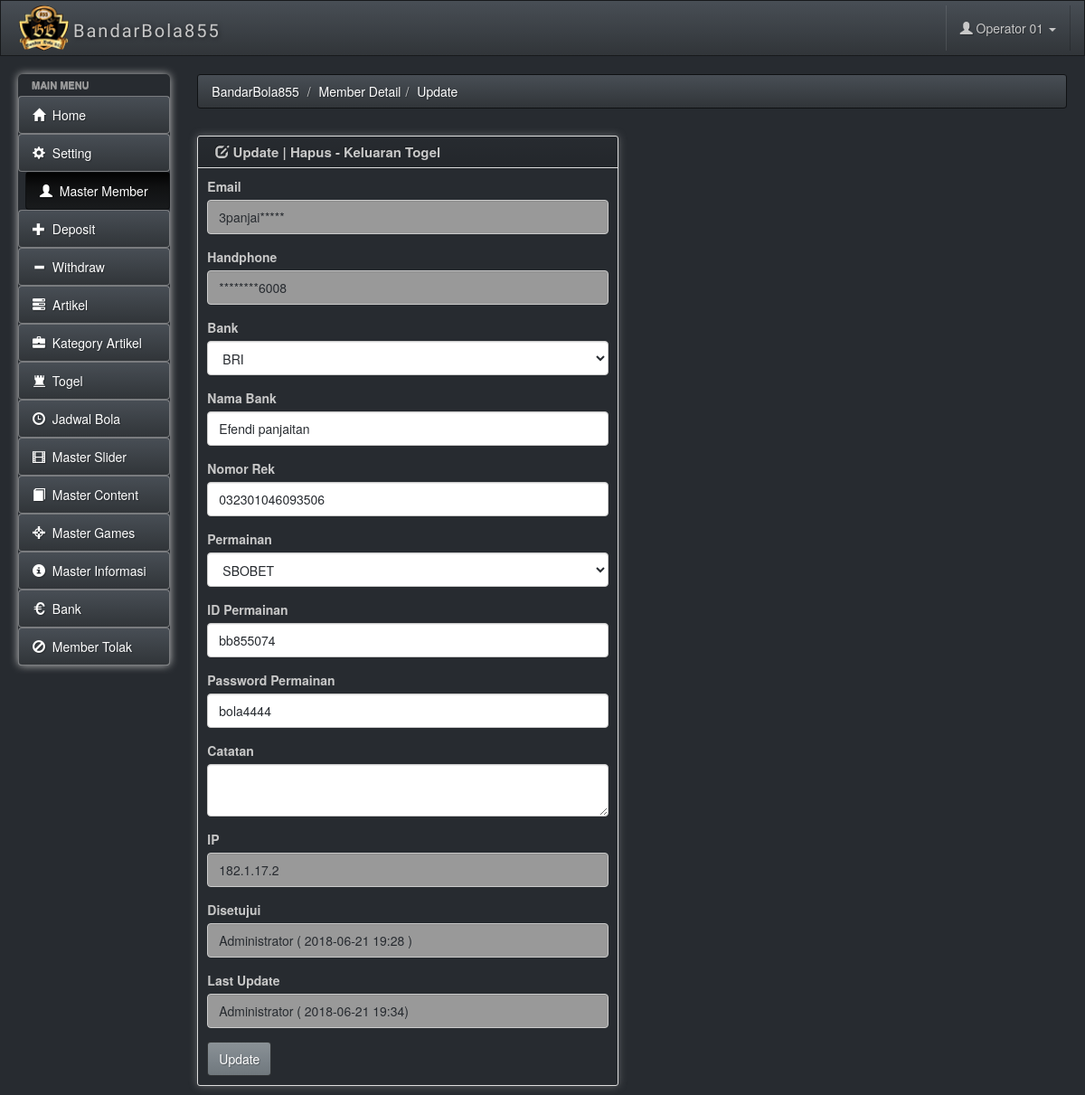
Page /admincm/msmember_update.php?id=384 (signed in) on the committed database.
### tables this page shows
CREATE TABLE `msmodul` (
  `mdl_id` varchar(60) NOT NULL,
  `mdl_name` varchar(60) NOT NULL,
  `mdl_urut` char(2) NOT NULL,
  `mdl_group` varchar(10) NOT NULL,
  `mdl_file` varchar(60) NOT NULL,
  `mdl_icon` varchar(20) NOT NULL
);

CREATE TABLE `msmember` (
  `mbr_id` int(11) NOT NULL,
  `mbr_nama` varchar(120) NOT NULL,
  `mbr_email` varchar(120) NOT NULL,
  `mbr_hp` varchar(60) NOT NULL,
  `mbr_games` int(11) NOT NULL,
  `mbr_namabank` varchar(60) NOT NULL,
  `mbr_namarek` varchar(120) NOT NULL,
  `mbr_norek` varchar(60) NOT NULL,
  `mbr_status` varchar(20) NOT NULL COMMENT 'Baru, Setuju',
  `mbr_ip` varchar(60) NOT NULL,
  `mbr_gameid` varchar(120) NOT NULL,
  `mbr_gamepass` varchar(120) NOT NULL,
  `mbr_catatan` text NOT NULL,
  `mbr_createtm` datetime NOT NULL,
  `mbr_updatetm` datetime NOT NULL,
  `mbr_handleby` varchar(120) NOT NULL,
  `mbr_updateby` varchar(120) NOT NULL
);

### includes/fungsi.php (called while the page is built, shortened)
<?php
function fOpenConn() {
	if ($conn = mysqli_connect(DB_SERVER,DB_SERVER_USERNAME,DB_SERVER_PASSWORD)) {
		if (mysqli_select_db($conn,DB_DATABASE)) {
                        mysqli_query($conn, "SET time_zone = '+07:00'");
			return $conn;
		}
	}
	else
	{
		echo "error fOpenConn<BR>";
		echo mysqli_error() . "<br>";
		return NULL;
	}
}
function antiinjection($str) {
 return addslashes($str);
}
?>

### includes/validuser.php (called while the page is built, shortened)
<?php
if (!isset($_SESSION['primaryiduser_bandar855']) || !isset($_SESSION['useriduser_bandar855']) || !isset($_SESSION['passworduser_bandar855']) || !isset($_SESSION['namauser_bandar855']))
{
	header("location:login.php");
}
else
{
	$fix_primaryid = $_SESSION['primaryiduser_bandar855'];
	$fix_user = $_SESSION['useriduser_bandar855'];
	$fix_userpw = $_SESSION['passworduser_bandar855'];
	$fix_username = $_SESSION['namauser_bandar855'];
}
$qr0 = mysqli_query(fOpenConn(), "SELECT userjabatan FROM msuser WHERE userid = '$fix_primaryid' AND usernama = '$fix_user' AND userpassword = '$fix_userpw' AND usernickname = '$fix_username' AND useractive = 'a'");
if (mysqli_num_rows($qr0) > 0) {
	$rs0 = mysqli_fetch_object($qr0);
	$fix_userjabatan = $rs0->userjabatan;
}

### admincm/msmember_update.php (the view, shortened to what this page needs)
<?php
$modulid = "MsMember";
require_once "../includes/validuser.php";
if (!isset($_GET['id']))
    header("location:index.php");
else
    $id = antiinjection($_GET['id']);
$qr1 = mysqli_query(fOpenConn(), "SELECT * FROM msmember WHERE mbr_id = '$id' AND mbr_status = 'Setuju'");
if (mysqli_num_rows($qr1) == 0)
{
    header("location:index.php");
    exit();
}
else
{
    $rs1 = mysqli_fetch_object($qr1);
}
$titlepage = "Member Detail | Update";
        ?>
        <?php
require_once '../includes/htmltop.php';
?>
</head>
<body>
    <?php
    require_once '../includes/topbar.php';
    require_once '../includes/menu.php';
    ?>
<?php
if ($fix_userjabatan == "Master")
{
    $email = $rs1->mbr_email;
    $hp = $rs1->mbr_hp;
}
else
{
    $email = substr($rs1->mbr_email,0,7)."*****";
    $hp = "********".substr($rs1->mbr_hp,-4);
}
$bank = $rs1->mbr_namabank;
$namabank = $rs1->mbr_namarek;
$nomorrek = $rs1->mbr_norek;
$permainan = $rs1->mbr_games;
$idgames = $rs1->mbr_gameid;
$passgames = $rs1->mbr_gamepass;
$ip = $rs1->mbr_ip;
$catatan = $rs1->mbr_catatan;
$createtm = date("Y-m-d H:i", strtotime($rs1->mbr_createtm));
$updatetm = date("Y-m-d H:i", strtotime($rs1->mbr_updatetm));
$handleby = $rs1->mbr_handleby;
$updateby = $rs1->mbr_updateby;
?>
<div class="row">
    <div class="box col-md-6">
        <div class="box-inner">
            <div class="box-header well" data-original-title="">
                <h2><i class="glyphicon glyphicon-edit"></i> Update | Hapus - Keluaran Togel</h2>
            </div>
            <div class="box-content">
                <form role="form" action="" method="post">
                    <div class="form-group">
                        <label for="email">Email</label>
                        <input type="email" maxlength="120" <?php if ($fix_userjabatan != "Master") echo "disabled"; ?> class="form-control wajibinput" id="email" name="email" placeholder="Email" value="<?php if (isset($email)) echo $email; ?>">
                    </div>
                    <div class="form-group">
                        <label for="hp">Handphone</label>
                        <input type="text" maxlength="60"  <?php if ($fix_userjabatan != "Master") echo "disabled"; ?>  class="form-control wajibinput" id="hp" name="hp" placeholder="Handphone" value="<?php if (isset($hp)) echo $hp; ?>">
                    </div>
                    <?php
                        $banklist = array("BCA", "Mandiri", "BNI", "BRI", "Danamon");
                    ?>
                    <div class="form-group">
                        <label for="bank">Bank</label>
                        <select class="form-control wajibinput" id="bank" placeholder="Bank" name="bank">
                            <?php
                            foreach ($banklist as $bankid)
                            {
                                if ($bankid == $bank)
                                    echo '<option selected value="'.$bankid.'">'.$bankid.'</option>';
                                else
                                    echo '<option value="'.$bankid.'">'.$bankid.'</option>';
                            }
                            ?>
                        </select>
                    </div>
                    <div class="form-group">
                        <label for="namabank">Nama Bank</label>
                        <input type="text" maxlength="120" class="form-control wajibinput" id="namabank" name="namabank" placeholder="Nama Bank" value="<?php if (isset($namabank)) echo $namabank; ?>">
                    </div>
                    <div class="form-group">
                        <label for="nomorrek">Nomor Rek</label>
                        <input type="text" maxlength="120" class="form-control wajibinput" id="nomorrek" name="nomorrek" placeholder="Nomor Rek" value="<?php if (isset($nomorrek)) echo $nomorrek; ?>">
                    </div>
                    <div class="form-group">
                        <label for="permainan">Permainan</label>
                        <select class="form-control wajibinput" id="permainan" placeholder="Permainan" name="permainan">
                            <?php
                            $qr0 = mysqli_query(fOpenConn(), "SELECT * FROM msgames WHERE gm_active = 'a' ORDER BY gm_nama");
                            while ($rs0 = mysqli_fetch_object($qr0))
                            {
                                if ($rs0->gm_id == $permainan)
                                    echo '<option selected value="'.$rs0->gm_id.'">'.$rs0->gm_nama.'</option>';
                                else
                                    echo '<option value="'.$rs0->gm_id.'">'.$rs0->gm_nama.'</option>';
                            }
                            ?>
                        </select>
                    </div>
                    <div class="form-group">
                        <label for="idgames">ID Permainan</label>
                        <input type="text" maxlength="120" class="form-control wajibinput" id="idgames" name="idgames" placeholder="ID Permainan" value="<?php if (isset($idgames)) echo $idgames; ?>">
                    </div>
                    <div class="form-group">
                        <label for="passgames">Password Permainan</label>
                        <input type="text" maxlength="120" class="form-control wajibinput" id="passgames" name="passgames" placeholder="Password Permainan" value="<?php if (isset($passgames)) echo $passgames; ?>">
                    </div>
                    <div class="form-group">
                        <label for="catatan">Catatan</label>
                        <textarea class="form-control" id="catatan" name="catatan"><?php if (isset($catatan)) echo $catatan; ?></textarea>
                    </div>
                    <div class="form-group">
                        <label for="ip">IP</label>
                        <input type="text" maxlength="120" class="form-control wajibinput" id="ip" name="ip" placeholder="IP" disabled value="<?php if (isset($ip)) echo $ip; ?>">
                    </div>
                    <div class="form-group">
                        <label for="Disetujui">Disetujui</label>
                        <input type="text" maxlength="120" class="form-control wajibinput" id="Disetujui" name="Disetujui" disabled placeholder="Disetujui" value="<?php echo $handleby." ( ".$createtm." )"; ?>">
                    </div>
                    <div class="form-group">
                        <label for="lastupdate">Last Update</label>
                        <input type="text" maxlength="120" class="form-control wajibinput" id="lastupdate" name="lastupdate" disabled placeholder="Last Update" value="<?php echo $updateby." ( ".$updatetm.")"; ?>">
                    </div>
                    <button type="submit" name="saveproses" class="btn btn-primary">Update</button>
                </form>
            </div>
        </div>
    </div>
</div>
<?php
require_once '../includes/footer.php';
?>

### includes/menu.php (shortened to what this page needs)
<div class="ch-container">
    <div class="row">
        <div class="col-sm-2 col-lg-2">
            <div class="sidebar-nav">
                <div class="nav-canvas">
                    <ul class="nav nav-pills nav-stacked main-menu">
                        <li class="nav-header">Main Menu</li>
                        <li <?php if ($modulid == "home") echo 'class="active"'; ?>><a class="ajax-link" href="index.php"><i class="glyphicon glyphicon-home"></i><span> &nbsp;Home</span></a></li>
                        <?php
                        $qr0 = mysqli_query(fOpenConn(), "SELECT * FROM msmodul, mshak WHERE hak_modul = mdl_id AND hak_user = '$fix_primaryid' AND hak_akses = '1' ORDER BY mdl_urut");
                        while ($rs0 = mysqli_fetch_object($qr0))
                        {
                            if ($modulid == $rs0->mdl_id) echo '<li class="active">'; else echo '<li>';
                            echo '<a class="ajax-link" href="'.$rs0->mdl_file.'"><i class="glyphicon glyphicon-'.$rs0->mdl_icon.'"></i><span> &nbsp;'.$rs0->mdl_name.'</span></a></li>';
                        }
                        ?>
                    </ul>
                </div>
            </div>
        </div>
        <div id="content" class="col-lg-10 col-sm-10">
            <div>
    <ul class="breadcrumb">
        <li>
            <a href="#">BandarBola855</a>
        </li>
        <?php
        $breadcrumb = explode(" | ", $titlepage);
        for ($x = 0 ; $x < sizeof($breadcrumb) ; $x++)
            echo "<li><a href='#'>$breadcrumb[$x]</a>";
        ?>
        </li>
    </ul>
</div>

### css/charisma-app.css (style rules this page uses)
select { background-color: #fff; }
.ch-container { padding: 0 15px; }
.box { margin-top: 10px; margin-bottom: 10px; }
.box-inner { border: 1px solid #DEDEDE; border-radius: 3px; -webkit-border-radius: 3px; -moz-border-radius: 3px; box-shadow: 0 0 10px rgba(189, 189, 189, 0.4); -webkit-box-shadow: 0 0 10px rgba(189, 189, 189, 0.4); -moz-box-shadow: 0 0 10px rgba(189, 189, 189, 0.4); }
.box-header { border: none; padding-top: 5px; border-bottom: 1px solid #DEDEDE; border-radius: 3px 3px 0 0; -webkit-border-radius: 3px 3px 0 0; -moz-border-radius: 3px 3px 0 0; height: 35px; min-height: 35px !important; margin-bottom: 0; font-weight: bold; font-size: 16px; background: -moz-linear-gradient(top, rgba(255, 255, 255, 0) 0%, rgba(0, 0, 0, 0.1) 100%); background: -webkit-gradient(linear, left top, left bottom, color-stop(0%, rgba(255, 255, 255, 0)), color-stop(100%, rgba(0, 0, 0, 0.1))); background: -webkit-linear-gradient(top, rgba(255, 255, 255, 0) 0%, rgba(0, 0, 0, 0.1) 100%); background: -o-linear-gradient(top, rgba(255, 255, 255, 0) 0%, rgba(0, 0, 0, 0.1) 100%); background: -ms-linear-gradient(top, rgba(255, 255, 255, 0) 0%, rgba(0, 0, 0, 0.1) 100%); background: linear-gradient(to bottom, rgba(255, 255, 255, 0) 0%, rgba(0, 0, 0, 0.1) 100%); filter: progid:DXImageTransform.Microsoft.gradient(startColorstr='#00ffffff', endColorstr='#1a000000', GradientType=0); }
.box-header h2 { font-size: 15px; width: auto; clear: none; float: left; line-height: 25px; white-space: nowrap; font-weight: bold; margin-top: 0; margin-bottom: 0; }
.box-header h2 > i { margin-top: 1px; }
.box-content { padding: 10px; }
.sidebar-nav { min-height: 0; box-shadow: 0 0 10px #BDBDBD; border-radius: 5px; margin-bottom: 0; padding-bottom: 0; max-height: none; }
.main-menu > li > a { border: 1px solid rgba(221, 221, 221, 0.46); }
.main-menu > li { margin-top: 0 !important; }
.sidebar-nav .nav-header { display: block; padding: 3px 15px; font-size: 11px; font-weight: bold; line-height: 18px; color: #999999; text-shadow: 0 1px 0 rgba(255, 255, 255, 0.5); text-transform: uppercase; }
ul.main-menu li.active { margin-left: 8px; }
ul.main-menu li:not(.nav-header) { -webkit-transition: .3s; -moz-transition: .3s; -ms-transition: .3s; -o-transition: .3s; transition: .3s; }
@media only screen and (min-width: 980px) { a, button, input[type=submit], input[type=button], .product-img { -webkit-transition: .5s; -moz-transition: .5s; -ms-transition: .5s; -o-transition: .5s; transition: .5s; } }
@media only screen and (min-width: 980px) { .ch-container { padding: 0 20px; } }

### rows in the picture
msmodul: mdl_name "Setting"
msmodul: mdl_name "Master Member"
msmodul: mdl_name "Deposit"
msmodul: mdl_name "Withdraw"
msmodul: mdl_name "Artikel"
msmodul: mdl_name "Kategory Artikel"
msmodul: mdl_name "Togel"
msmodul: mdl_name "Jadwal Bola"
msmodul: mdl_name "Master Slider"
msmodul: mdl_name "Master Content"
msmodul: mdl_name "Master Games"
msmodul: mdl_name "Master Informasi"
msmodul: mdl_name "Bank"
msmodul: mdl_name "Member Tolak"
msmember: email "3panjai*****", hp "********6008", bank "BRI", namabank "Efendi panjaitan", nomorrek "032301046093506", idgames "bb855074", passgames "bola4444", ip "182.1.17.2", Disetujui "Administrator ( 2018-06-21 19:28 )", lastupdate "Administrator ( 2018-06-21 19:34)"

### other values in the picture
$fix_username "Operator 01"
$breadcrumb[$x] "Member Detail"
$breadcrumb[$x] "Update"
form field permainan "SBOBET"
